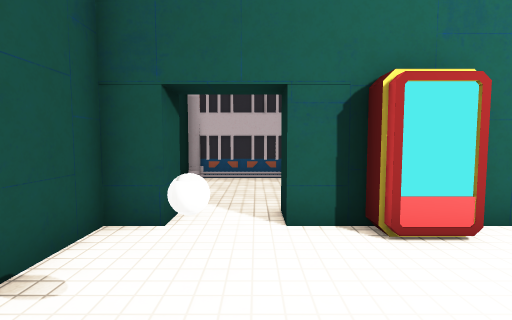
View 1 (above)

16 first-person views from a walk through a scene from a Unity 3-D project. The camera is 1.4 m above the floor, tilts 4° down and sees 85° across. The floor is counted in squares, 1 m on a side. Each view is taken from the middle of a square. On the plan, view 1 faces up. The plan holds only what a view shows up to about 14 squares ahead; the rest is blank. The place goes on beyond the plan. Door leaves are left out, so doorways stand open. Some surface patterns are stand-ins.

View 2
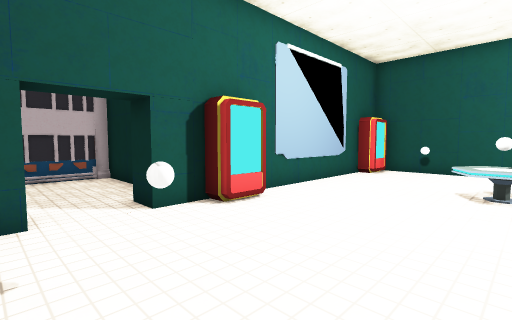

View 3
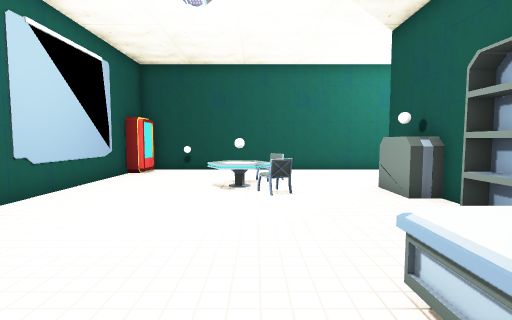

View 4
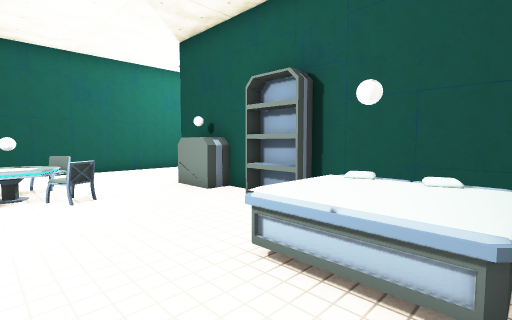

View 5
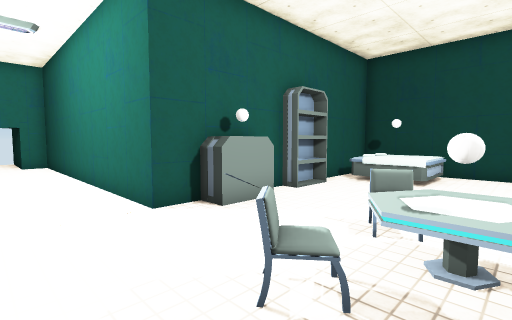

View 6
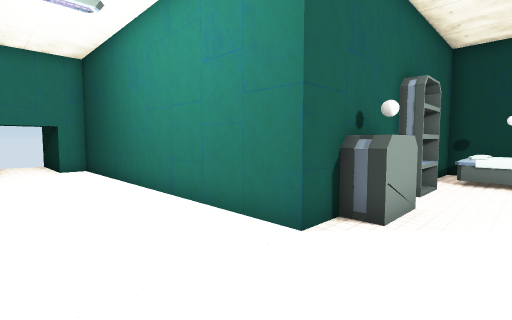

View 7
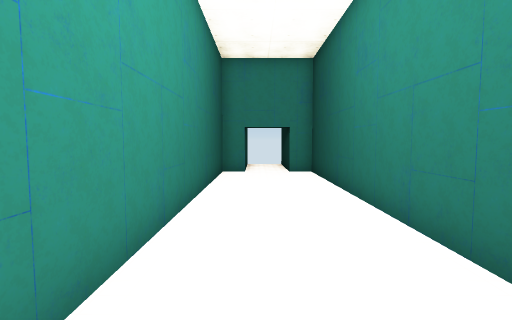

View 8
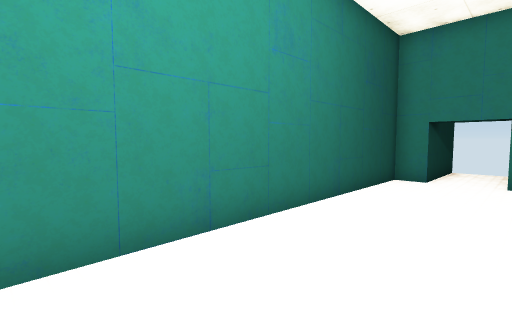

View 9
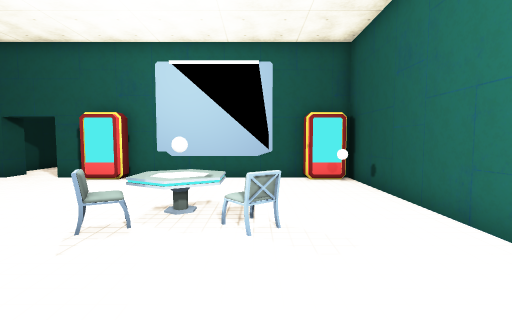

View 10
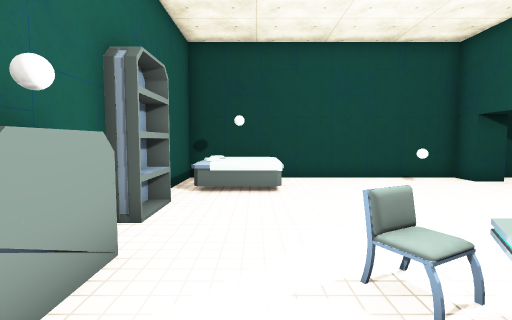

View 11
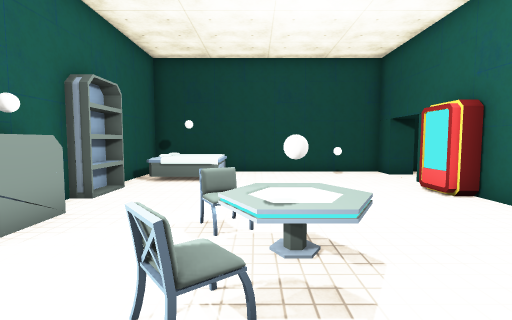

View 12
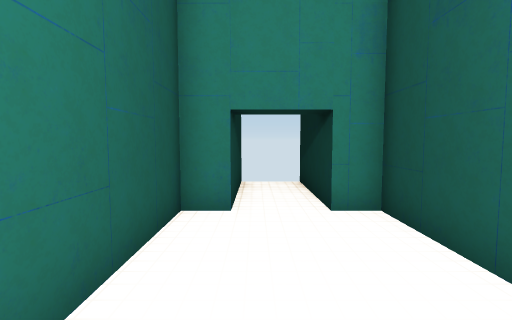

View 13
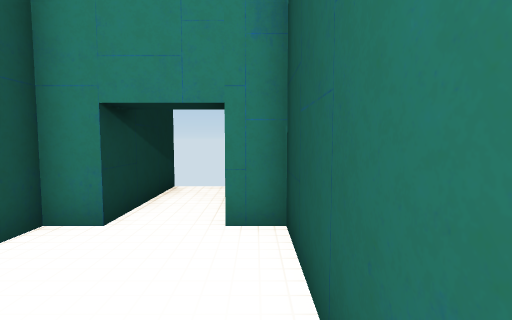

View 14
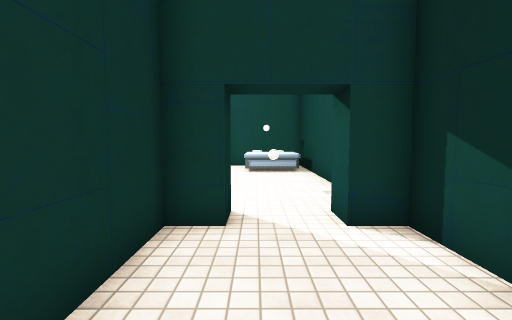

View 15
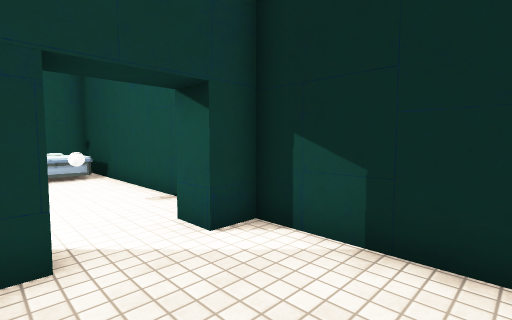

View 16
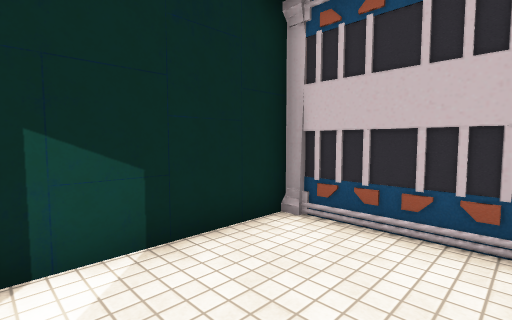

### Floor plan
Points are (right, up) in squares from view 1. A wall is a line through its corners. A room is listed if a view was taken in it or the views show most of it. See-through windows are left out.
Room 1 (views 1, 2, 3, 4, 5, 6, 7, 8, 9, 10, 11, 12, 13)
walls: (3.2, -5.5) (7.5, -5.5) (7.5, -17.5) (8.5, -17.5); (11.2, 3.8) (9.8, 3.8) (9.8, 4.5) (3.2, 4.5) (3.2, 3.8) (1.8, 3.8); (1.8, 4.5) (0.5, 4.5); (-1.5, 4.5) (-2.5, 4.5) (-2.5, -5.5) (1.8, -5.5); (10.5, -17.5) (11.5, -17.5) (11.5, 4.5)
ways out: open door at (-0.5, 4.5) to room 2; open door at (9.5, -17.5) to room 3
objects: bed (-2, -5) to (0, -2); other object (0, 2); shelf (2, -5) to (3, -5); shelf (5, -5) to (6, -5); chair (5, -1); table (6, -1) to (7, 0); chair (8, -2); other object (11, 2)
Room 2 (views 14, 15, 16)
walls: (0.5, 5.5) (1.5, 5.5) (1.5, 10.4) (-2.5, 10.4) (-2.5, 5.5) (-1.5, 5.5)
ways out: open door at (-0.5, 4.5) to room 1
Room 3 (no view inside)
walls: (10.5, -21.5) (10.5, -17.5); (8.5, -17.5) (8.5, -21.5)
ways out: open door at (9.5, -17.5) to room 1

Positions as (right, up) in squares from view 1, and headings:
1: (0, 0), facing up
2: (-2, -1), facing up-right
3: (-2, -1), facing right
4: (-2, 0), facing down-right
5: (10, 0), facing down-left
6: (11, -3), facing down-left
7: (10, -5), facing down
8: (8, -7), facing down-right
9: (8, -6), facing up
10: (8, -3), facing left
11: (10, -1), facing left
12: (10, -12), facing down
13: (8, -13), facing down
14: (0, 10), facing down
15: (1, 9), facing down-left
16: (1, 6), facing up-left
